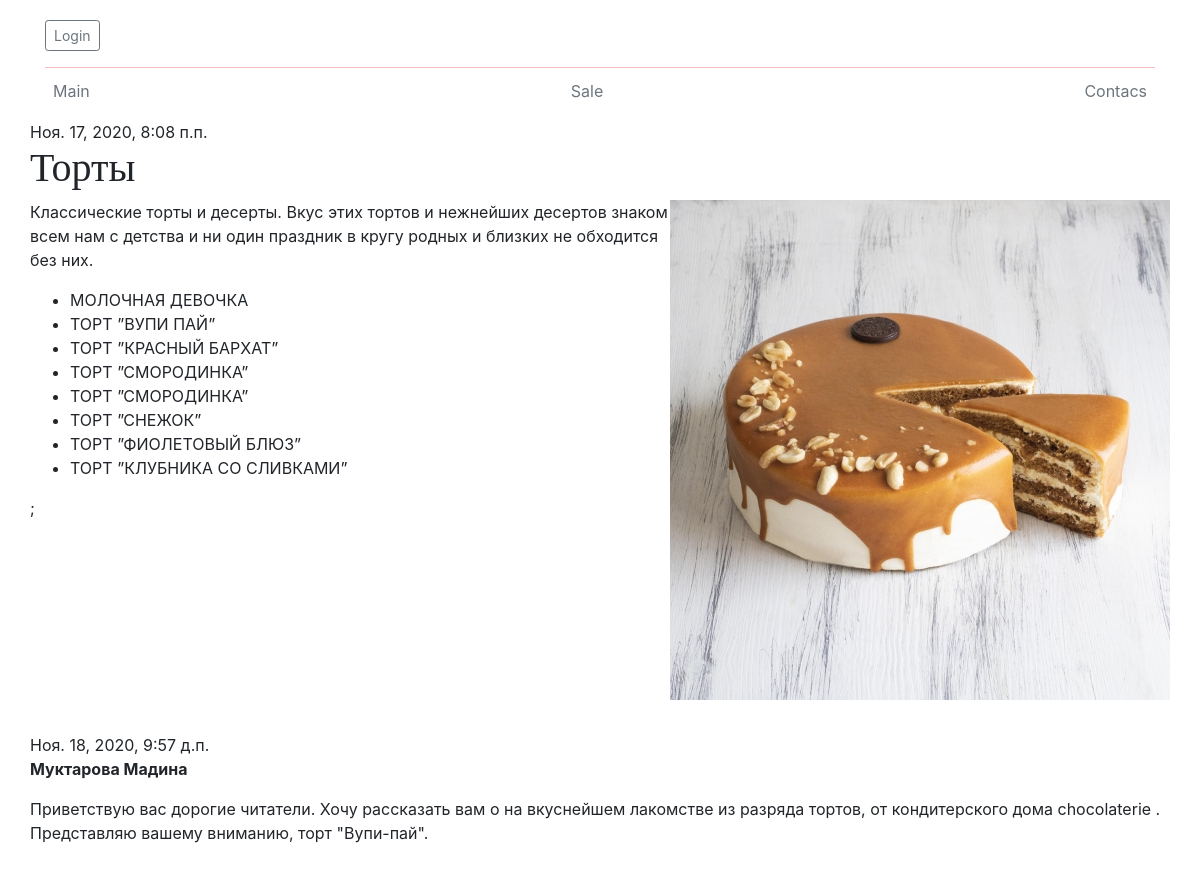
Screenshot of /post/28/ with the database file from the repository.
### blog/models.py (models this page shows, shortened)
class Post(models.Model):
    author = models.ForeignKey(settings.AUTH_USER_MODEL, on_delete=models.CASCADE)
    title = models.CharField(max_length=200)
    text = models.TextField()
    created_date = models.DateTimeField(default=timezone.now)
    published_date = models.DateTimeField(blank=True, null=True)
    image = models.ImageField(null=True, blank=True, upload_to='images/')

class Comment(models.Model):
        post = models.ForeignKey('blog.Post', on_delete=models.CASCADE, related_name='comments')
        author = models.CharField(max_length=200)
        text = models.TextField()
        created_date = models.DateTimeField(default=timezone.now)
        approved_comment = models.BooleanField(default=False)

### blog/views.py (the view)
# urls.py: path('post/<int:pk>/', views.post_detail, name='post_detail'),
def post_detail(request, pk):
    post = get_object_or_404(Post, pk=pk)
    return render(request, 'blog/post_detail.html', {'post': post})

### blog/templates/blog/post_detail.html (shortened to what this page needs)
{% extends 'blog/base.html' %}
{% load bootstrap4 %}
{% block content %}
    <div class="post">
        {% if post.published_date %}
    <div class="date">
        {{ post.published_date }}
    </div>
{% else %}
    <a class="btn btn-default" href="{% url 'post_publish' pk=post.pk %}">Publish</a>
{% endif %}
        <h1>{{ post.title }}</h1>
        <img src="{{ post.image.url }}" style="width: 500px; height: 500px;">
        <p>{{ post.text|linebreaksbr }}</p>
        <ul>
            <li>МОЛОЧНАЯ ДЕВОЧКА</li>
            <li>ТОРТ ”ВУПИ ПАЙ” </li>
            <li>ТОРТ ”КРАСНЫЙ БАРХАТ”</li>
            <li>ТОРТ ”СМОРОДИНКА”</li>
            <li>ТОРТ ”СМОРОДИНКА”</li>
            <li>ТОРТ ”СНЕЖОК”</li>
            <li>ТОРТ ”ФИОЛЕТОВЫЙ БЛЮЗ”</li>
            <li>ТОРТ ”КЛУБНИКА СО СЛИВКАМИ”</li>
        </ul>;
    </div>
{% for comment in post.comments.all %}
    {% if user.is_authenticated or comment.approved_comment %}
    <div class="comment">
        <div class="date">
            {{ comment.created_date }}
        </div>
        <strong>{{ comment.author }}</strong>
        <p>{{ comment.text|linebreaks }}</p>
    </div>
    {% endif %}
{% empty %}
    <p>No comments here yet :(</p>
{% endfor %}
{% endblock %}

### blog/templates/blog/base.html (style rules this page uses)
h1, h2, h3, h4, h5, h6 { font-family: "Playfair Display", Georgia, "Times New Roman", serif; }
img { float: right; }

### rows the page displays
Post: published_date "Ноя. 17, 2020, 8:08 п.п.", title "Торты", image (picture), text "Классические торты и десерты. Вкус этих тортов и нежнейших десертов знаком всем нам с детства и ни один праздник в кругу родных и близких не обходится без них."
Comment: created_date "Ноя. 18, 2020, 9:57 д.п.", author "Муктарова Мадина", text "Приветствую вас дорогие читатели. Хочу рассказать вам о на вкуснейшем лакомстве из разряда тортов, от кондитерского дома chocolaterie . Представляю вашему вниманию, торт \"Вупи-пай\"."
